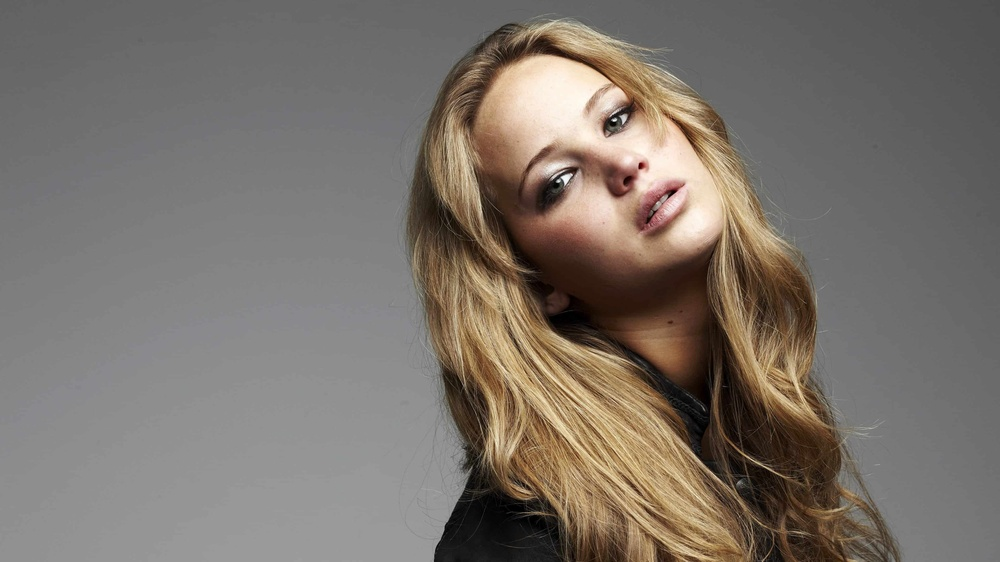
#> input picture images/jeniffer.jpg, 1000 x 562 px, shrunk from 3840 x 2160 before the run
$ python bilateral_filter_test.py
#> lines starting #> are read from the running program, lines starting #| are printed output that depends on the picture
### bilateral_filter.py
import numpy as np


def bilateral_filter(img, diameter, sigma_s, sigma_r):
    """
    Manual bilateral filter for grayscale images.

    Each output pixel is a weighted average of its neighbours, where the
    weight combines:
      - Spatial Gaussian  : penalises neighbours far away in position
      - Range Gaussian    : penalises neighbours far away in intensity

        W(i,j,k,l) = exp(-(dist_space^2)/(2*sigma_s^2))
                    * exp(-(dist_range^2)/(2*sigma_r^2))

    Parameters
    ----------
    img      : 2D uint8 grayscale image
    diameter : kernel diameter (must be odd; if even, it is incremented by 1)
    sigma_s  : spatial standard deviation (controls spatial falloff)
    sigma_r  : range standard deviation  (controls intensity falloff)

    Returns
    -------
    Filtered image as uint8.
    """
    if diameter % 2 == 0:
        diameter += 1

    radius = diameter // 2
    img_f  = img.astype(np.float64)
    H, W   = img.shape

    # Pre-compute spatial Gaussian weights for the kernel window
    ax = np.arange(-radius, radius + 1)
    x, y = np.meshgrid(ax, ax)
    spatial_weights = np.exp(-(x**2 + y**2) / (2 * sigma_s**2))

    # Pad image to handle borders
    padded = np.pad(img_f, radius, mode='reflect')
    output = np.zeros_like(img_f)

    for i in range(H):
        for j in range(W):
            neighbourhood = padded[i:i + diameter, j:j + diameter]
            center        = img_f[i, j]

            range_weights = np.exp(-(neighbourhood - center)**2 / (2 * sigma_r**2))
            weights       = spatial_weights * range_weights

            output[i, j]  = np.sum(weights * neighbourhood) / np.sum(weights)

    return output.astype(np.uint8)

### bilateral_filter_test.py
import cv2
import matplotlib.pyplot as plt

from bilateral_filter import bilateral_filter

imgPath = 'images/jeniffer.jpg'
img = cv2.imread(imgPath, cv2.IMREAD_GRAYSCALE)
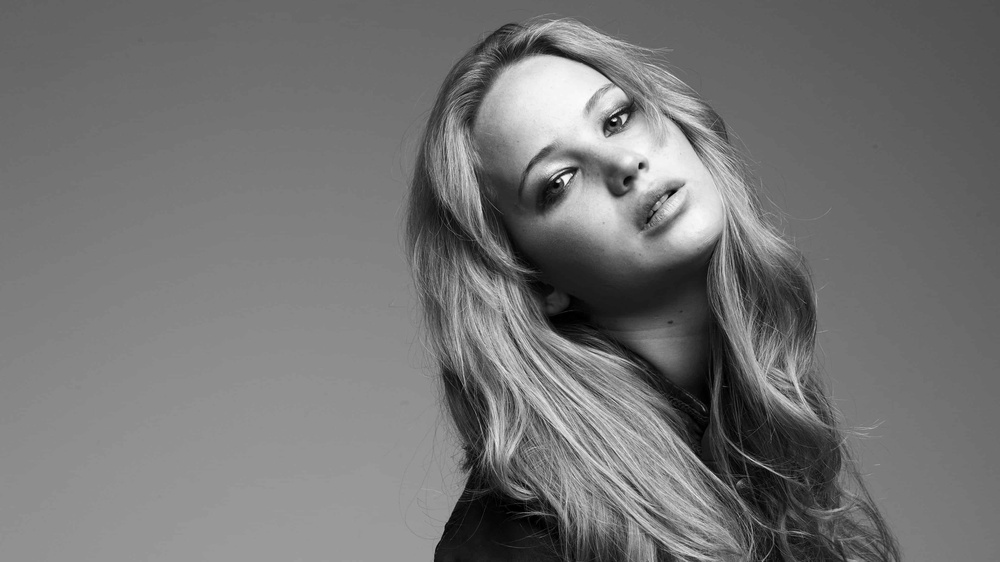
#> img: shape (562, 1000); min 0, max 253, mean 115.8
if img is None:
    raise FileNotFoundError(f"Could not load '{imgPath}'. Check the file path.")

# Gaussian smoothing
gaussian = cv2.GaussianBlur(img, ksize=(9, 9), sigmaX=75, sigmaY=75)

# OpenCV bilateral filter
bilateral_cv = cv2.bilateralFilter(img, d=9, sigmaColor=75, sigmaSpace=75)

# Manual bilateral filter
print("Applying manual bilateral filter (this may take a moment)...")
bilateral_manual = bilateral_filter(img, diameter=9, sigma_s=75, sigma_r=75)
#> in bilateral_filter, `padded = np.pad(img_f, radius, mode='reflect')`:
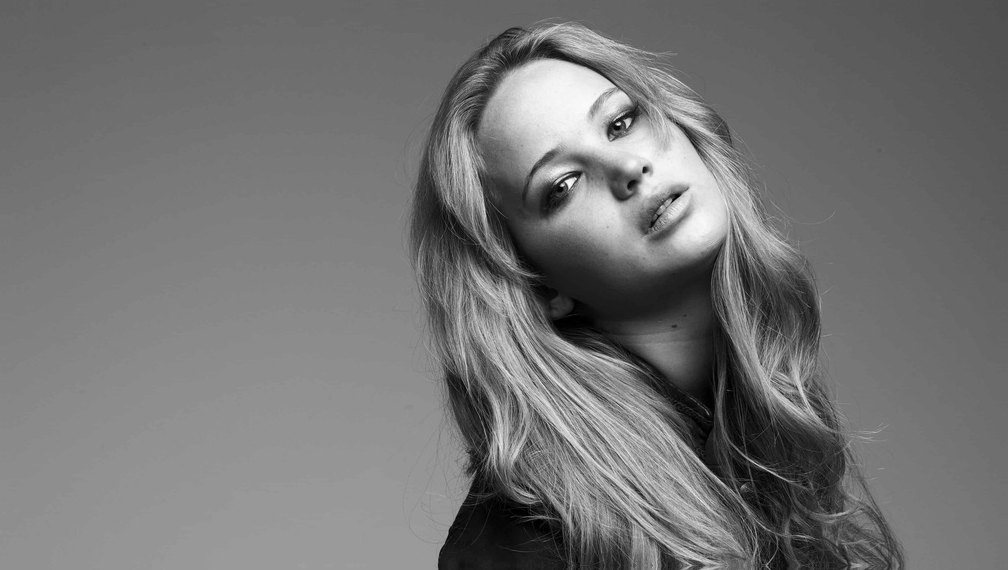
#> padded: shape (570, 1008) float64; min 0, max 253, mean 115.6

# Plot
fig, axes = plt.subplots(1, 4, figsize=(20, 5))

axes[0].imshow(img, cmap='gray')
axes[0].set_title('Original')
axes[0].axis('off')

axes[1].imshow(gaussian, cmap='gray')
axes[1].set_title('Gaussian Smoothing\n(9×9, σ=75)')
axes[1].axis('off')

axes[2].imshow(bilateral_cv, cmap='gray')
axes[2].set_title('cv2.bilateralFilter\n(d=9, σs=75, σr=75)')
axes[2].axis('off')

axes[3].imshow(bilateral_manual, cmap='gray')
axes[3].set_title('Manual Bilateral Filter\n(d=9, σs=75, σr=75)')
axes[3].axis('off')

plt.tight_layout()
plt.savefig('outputs/bilateral_filter_test_output.png', dpi=150, bbox_inches='tight')
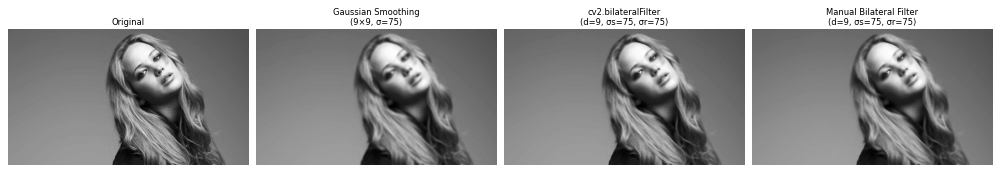
#> figure drawn by matplotlib, 4 panels
plt.show()

cv2.imwrite('outputs/jeniffer_gaussian.png', gaussian)
cv2.imwrite('outputs/jeniffer_bilateral_cv.png', bilateral_cv)
cv2.imwrite('outputs/jeniffer_bilateral_manual.png', bilateral_manual)
print("Done. Outputs saved: jeniffer_gaussian.png, jeniffer_bilateral_cv.png, jeniffer_bilateral_manual.png")
